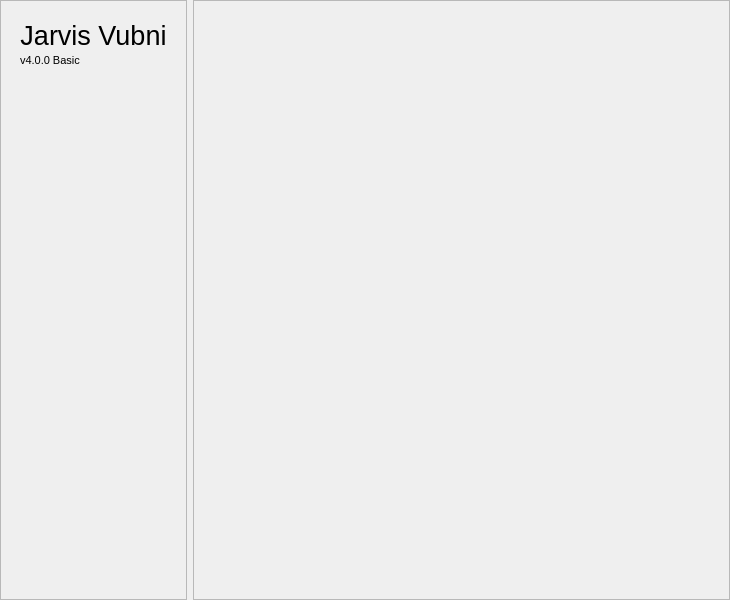
<?xml version="1.0" encoding="UTF-8"?>
<ui version="4.0">
 <class>MainWindow</class>
 <widget class="QMainWindow" name="MainWindow">
  <property name="geometry">
   <rect>
    <x>0</x>
    <y>0</y>
    <width>730</width>
    <height>600</height>
   </rect>
  </property>
  <property name="windowTitle">
   <string>Jarvis Vubni | Basic</string>
  </property>
  <widget class="QWidget" name="centralwidget">
   <layout class="QHBoxLayout" name="horizontalLayout">
    <property name="leftMargin">
     <number>0</number>
    </property>
    <property name="topMargin">
     <number>0</number>
    </property>
    <property name="rightMargin">
     <number>0</number>
    </property>
    <property name="bottomMargin">
     <number>0</number>
    </property>
    <item>
     <widget class="QFrame" name="frame_2">
      <property name="sizePolicy">
       <sizepolicy hsizetype="Minimum" vsizetype="Expanding">
        <horstretch>0</horstretch>
        <verstretch>0</verstretch>
       </sizepolicy>
      </property>
      <property name="frameShape">
       <enum>QFrame::StyledPanel</enum>
      </property>
      <property name="frameShadow">
       <enum>QFrame::Raised</enum>
      </property>
      <layout class="QVBoxLayout" name="verticalLayout_2">
       <item>
        <layout class="QVBoxLayout" name="verticalLayout">
         <property name="spacing">
          <number>3</number>
         </property>
         <property name="leftMargin">
          <number>10</number>
         </property>
         <property name="topMargin">
          <number>10</number>
         </property>
         <property name="rightMargin">
          <number>10</number>
         </property>
         <property name="bottomMargin">
          <number>5</number>
         </property>
         <item>
          <widget class="QLabel" name="label">
           <property name="sizePolicy">
            <sizepolicy hsizetype="Preferred" vsizetype="Fixed">
             <horstretch>0</horstretch>
             <verstretch>0</verstretch>
            </sizepolicy>
           </property>
           <property name="font">
            <font>
             <pointsize>20</pointsize>
            </font>
           </property>
           <property name="text">
            <string>Jarvis Vubni</string>
           </property>
           <property name="textFormat">
            <enum>Qt::AutoText</enum>
           </property>
           <property name="scaledContents">
            <bool>false</bool>
           </property>
           <property name="alignment">
            <set>Qt::AlignCenter</set>
           </property>
          </widget>
         </item>
         <item>
          <widget class="QLabel" name="label_2">
           <property name="sizePolicy">
            <sizepolicy hsizetype="Preferred" vsizetype="Fixed">
             <horstretch>0</horstretch>
             <verstretch>0</verstretch>
            </sizepolicy>
           </property>
           <property name="font">
            <font>
             <pointsize>8</pointsize>
            </font>
           </property>
           <property name="text">
            <string>v4.0.0 Basic</string>
           </property>
           <property name="scaledContents">
            <bool>true</bool>
           </property>
          </widget>
         </item>
        </layout>
       </item>
       <item>
        <spacer name="verticalSpacer">
         <property name="orientation">
          <enum>Qt::Vertical</enum>
         </property>
         <property name="sizeHint" stdset="0">
          <size>
           <width>20</width>
           <height>502</height>
          </size>
         </property>
        </spacer>
       </item>
      </layout>
     </widget>
    </item>
    <item>
     <widget class="QFrame" name="frame">
      <property name="sizePolicy">
       <sizepolicy hsizetype="Expanding" vsizetype="Expanding">
        <horstretch>0</horstretch>
        <verstretch>0</verstretch>
       </sizepolicy>
      </property>
      <property name="frameShape">
       <enum>QFrame::StyledPanel</enum>
      </property>
      <property name="frameShadow">
       <enum>QFrame::Raised</enum>
      </property>
      <layout class="QHBoxLayout" name="horizontalLayout_2">
       <item>
        <spacer name="horizontalSpacer">
         <property name="orientation">
          <enum>Qt::Horizontal</enum>
         </property>
         <property name="sizeHint" stdset="0">
          <size>
           <width>521</width>
           <height>20</height>
          </size>
         </property>
        </spacer>
       </item>
      </layout>
     </widget>
    </item>
   </layout>
  </widget>
 </widget>
 <resources/>
 <connections/>
</ui>
